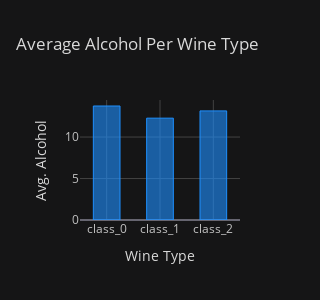

The code cell stored with this chart in its notebook:
### Code cell
avg_wine_df.iplot(kind="bar", y="alcohol",
                  colors=["dodgerblue"],
                  bargap=0.5,
                  dimensions=(300,300),
                  theme="solar",
                  xTitle="Wine Type", yTitle="Avg. Alcohol", title="Average Alcohol Per Wine Type")

### Figure 1 — Plotly figure (JSON) as saved in the notebook; plotly's stock layout.template omitted (floating-point values rounded to 4 significant figures)
{"data": [{"marker": {"color": "rgba(30, 144, 255, 0.6)", "line": {"color": "rgba(30, 144, 255, 1.0)", "width": 1}}, "name": "alcohol", "orientation": "v", "text": "", "type": "bar", "x": ["class_0", "class_1", "class_2"], "y": [13.74, 12.28, 13.15]}], "layout": {"bargap": 0.5, "height": 300, "legend": {"bgcolor": "#151516", "font": {"color": "#D9D9D9"}}, "paper_bgcolor": "#151516", "plot_bgcolor": "#151516", "title": {"font": {"color": "#D9D9D9"}, "text": "Average Alcohol Per Wine Type"}, "width": 300, "xaxis": {"gridcolor": "#434343", "showgrid": true, "tickfont": {"color": "#C2C2C2"}, "title": {"font": {"color": "#D9D9D9"}, "text": "Wine Type"}, "zerolinecolor": "#666570"}, "yaxis": {"gridcolor": "#434343", "showgrid": true, "tickfont": {"color": "#C2C2C2"}, "title": {"font": {"color": "#D9D9D9"}, "text": "Avg. Alcohol"}, "zerolinecolor": "#666570"}}}
